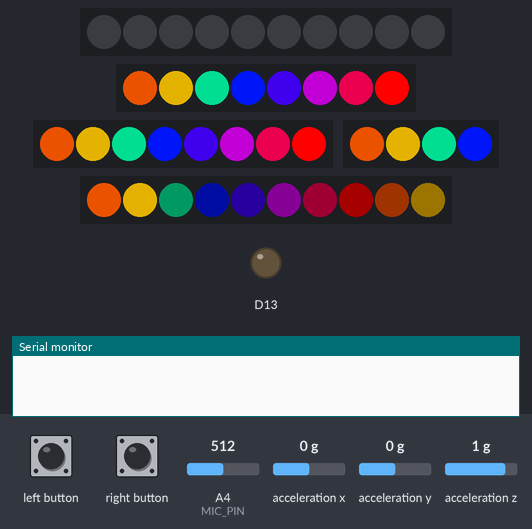
The sketch below on a simulated Adafruit Circuit Playground Express. Parts: 2 × 10 RGB LEDs in strip order, left to right, 2 × 8 RGB LEDs in strip order, left to right, 4 RGB LEDs in strip order, left to right, output pins drawn as LEDs (lit = HIGH), the last lines printed to the serial monitor. The inputs (shaded band) are chosen by the test bench; at power-on: acceleration x 0 g, A4 (MIC_PIN) = 512, acceleration y 0 g, acceleration z 1 g. Dim RGB values are drawn brighter than linear; random numbers use the default seed unless the sketch sets one.

Above: at 1.2 s.
1.3 s: left button pressed for 0.15 s
At 1.9 s:
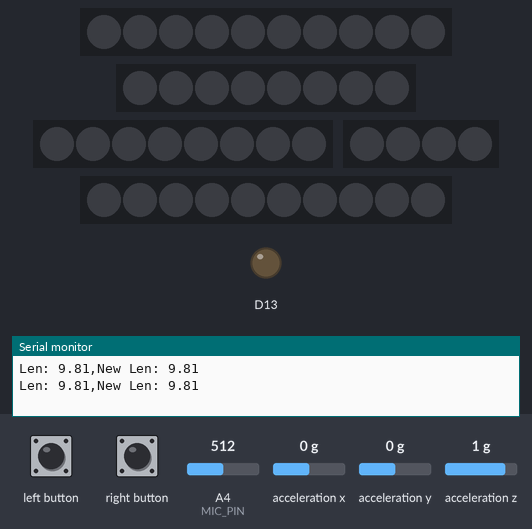
2.9 s: acceleration x set to -1.4 g
At 3.07 s:
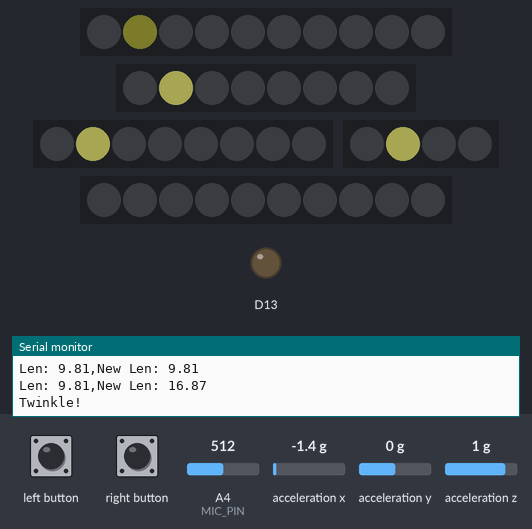
5.6 s: left button pressed for 1 s
At 6.99 s:
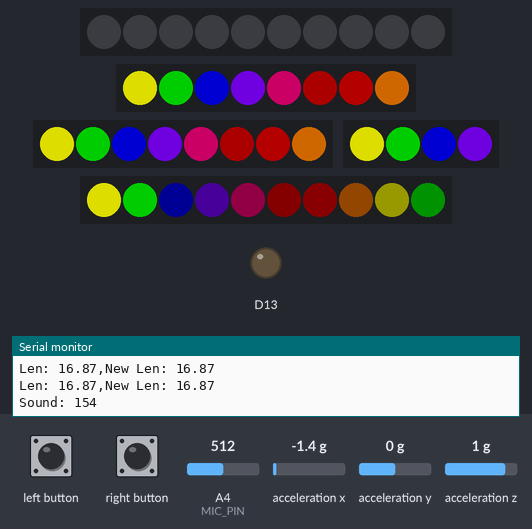
7.2 s: left button pressed for 3.2 s
At 10.64 s:
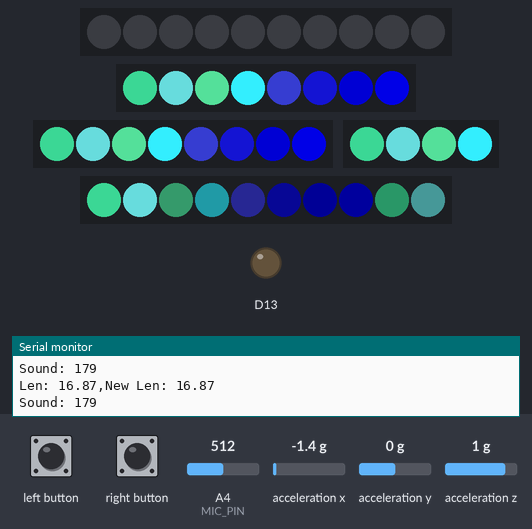
11.0 s: left button pressed for 0.15 s
At 11.46 s:
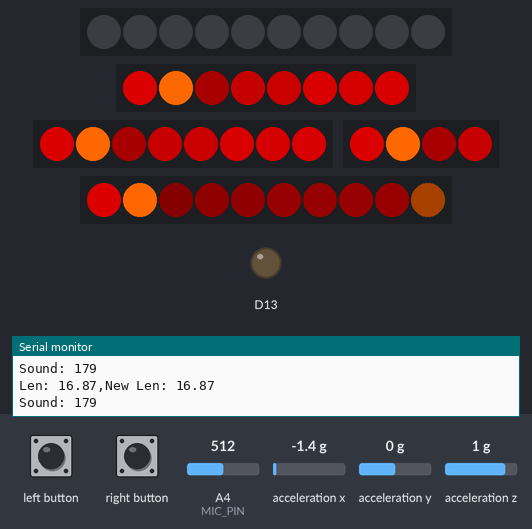
11.7 s: left button pressed for 0.15 s
At 12.16 s:
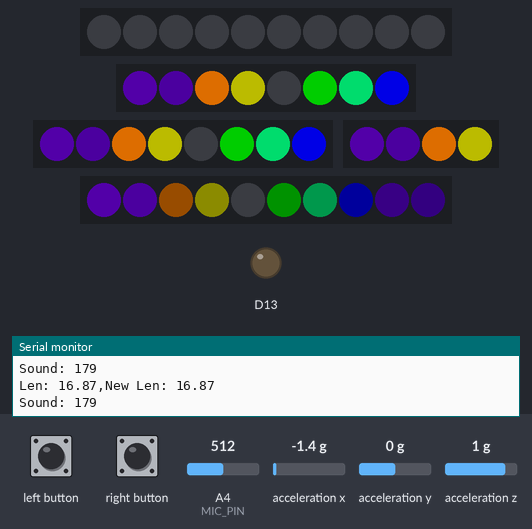
Timing chart, 0 to 15.6 s (numbered marks = the images above; inputs shaded):
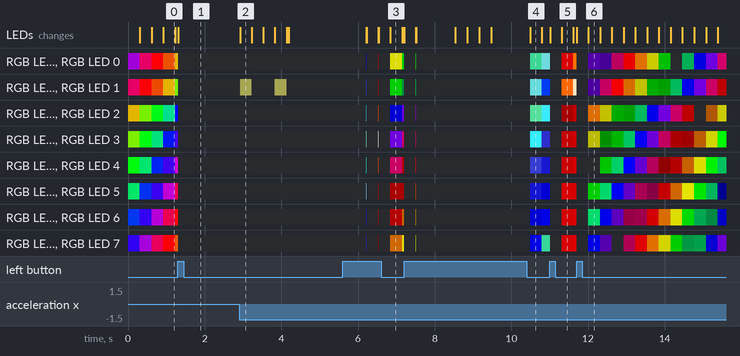

Measured:
- after the input at 2.9 s, RGB LED 1, RGB LED 1, RGB LED 1: alternates RGB(40, 40, 20) for 0.30 s and off for 0.61 s, 4 changes in all, then stays off, starting at once; the LEDs: change at once (image 2)
- after the input at 5.6 s, the LEDs: first change after 0.62 s (image 3 shows a later state)

The sketch:

iot_el.ino
```cpp
#include <Adafruit_CircuitPlayground.h>
#include <FastLED.h>

#define Left_strip_pin 12  //led strip is soldered to pin 12 and 9
#define Right_strip_pin 9
#define LED_PIN     6    //neo pixels led is soldered to pin 6
#define CP_PIN      17   //circuit playground's neopixels live on pin 17
#define NUM_LEDS    4   // number of LEDs in my strand
#define NUM_LEFT_STRIP  8
#define NUM_RIGHT_STRIP  8
#define NUM_CP      10   // number of neopixels on the circuit playground
#define COLOR_ORDER GRB

uint8_t brightness = 255;  //led strand brightness control
uint8_t cpbrightness = 40;  //circuit playground brightness control

int STEPS = 25;  //makes the rainbow colors more or less spread out
int NUM_MODES = 5;  // change this number if you add or subtract modes

CRGB led_left[NUM_LEFT_STRIP];     //Set up different arrays for the neopixel strand and the circuit playground
CRGB led_right[NUM_RIGHT_STRIP];      // so that we can control the brightness separately
CRGB leds[NUM_LEDS];
CRGB cp[NUM_CP];

CRGBPalette16 currentPalette;
TBlendType currentBlending;

int ledMode = 0;       //Initial mode
bool leftButtonPressed;
bool rightButtonPressed;

// SOUND REACTIVE SETUP --------------

#define MIC_PIN         A4                                    // Analog port for microphone
#define DC_OFFSET  0                                          // DC offset in mic signal - if unusure, leave 0

#define NOISE     100                                         // Noise/hum/interference in mic signal and increased value until it went quiet
#define SAMPLES   60                                          // Length of buffer for dynamic level adjustment
#define TOP (NUM_CP + 2)                                      // Allow dot to go slightly off scale
#define PEAK_FALL 10                                          // Rate of peak falling dot

byte
  peak      = 0,                                              // Used for falling dot
  dotCount  = 0,                                              // Frame counter for delaying dot-falling speed
  volCount  = 0;                                              // Frame counter for storing past volume data
int
  vol[SAMPLES],                                               // Collection of prior volume samples
  lvl       = 10,                                             // Current audio level, change this number to adjust sensitivity
  minLvlAvg = 0,                                              // For dynamic adjustment of graph low & high
  maxLvlAvg = 512;

// MOTION CONTROL SETUP----------

#define MOVE_THRESHOLD 10 // movement sensitivity.  lower number = less twinklitude

float X, Y, Z;
//                                 R      G      B
uint8_t myFavoriteColors[][3] = {{200,   100,   200},
                                 {200,   200,   100},   // Change colors by inputting diferent R, G, B values on these lines
                                 {100,   200,   200},
                               };

#define FAVCOLORS sizeof(myFavoriteColors) / 3

//                                 R      G      B
uint8_t myFavoriteColors_L[][3] = {{150,   255,   200},
                                 {200,   150,   255},   // Change colors by inputting diferent R, G, B values on these lines
                                 {255,   200,   150},
                               };

#define FAVCOLORS_L sizeof(myFavoriteColors_L) / 3

//                                 R      G      B
uint8_t myFavoriteColors_R[][3] = {{230,   90,   100},
                                 {145,   67,   230},   // Change colors by inputting diferent R, G, B values on these lines
                                 {56,   240,   255},
                               };

#define FAVCOLORS_R sizeof(myFavoriteColors_R) / 3


void setup() {
  Serial.begin(9600);
  CircuitPlayground.begin();
  FastLED.addLeds<WS2812B, Left_strip_pin, COLOR_ORDER>(leds, NUM_LEFT_STRIP).setCorrection( TypicalLEDStrip );
  FastLED.addLeds<WS2812B, Right_strip_pin, COLOR_ORDER>(leds, NUM_RIGHT_STRIP).setCorrection( TypicalLEDStrip );
  FastLED.addLeds<WS2812B, LED_PIN, COLOR_ORDER>(leds, NUM_LEDS).setCorrection( TypicalLEDStrip );
  FastLED.addLeds<WS2812B, CP_PIN, COLOR_ORDER>(cp, 10).setCorrection( TypicalLEDStrip );
  currentBlending = LINEARBLEND;
  set_max_power_in_volts_and_milliamps(5, 500);               // FastLED 2.1 Power management set at 5V, 500mA
}

void loop() {
  leftButtonPressed = CircuitPlayground.leftButton();
  rightButtonPressed = CircuitPlayground.rightButton();

  if (leftButtonPressed) {  //left button cycles through modes
    clearpixels();
    ledMode=ledMode+1;
    delay(300);
    if (ledMode > NUM_MODES){
    ledMode=0;
     }
  }
  if (rightButtonPressed) {   // right button turns all leds off
    ledMode=99;
  }

  switch (ledMode) {
       case 0: currentPalette = RainbowColors_p; rainbow(); break;
       case 1: motion(); break;
       case 2: soundreactive(); break;
       case 3: currentPalette = OceanColors_p; rainbow(); break;
       case 4: currentPalette = LavaColors_p; rainbow(); break;
       case 5: currentPalette = RainbowStripeColors_p; rainbow(); break;
       case 99: clearpixels(); break;
  }
}

void clearpixels()
{
  CircuitPlayground.clearPixels();
   for( int i = 0; i < NUM_CP; i++) {
   leds[i]= CRGB::Black;
   cp[i]= CRGB::Black;
   led_left[i]= CRGB::Black;
   led_right[i]= CRGB::Black;
    }
   FastLED.show();
}

void rainbow()
{

  static uint8_t startIndex = 0;
  startIndex = startIndex + 1; /* motion speed */

  FillLEDsFromPaletteColors( startIndex);

  FastLED.show();
  FastLED.delay(10);
}

//this bit is in every palette mode, needs to be in there just once
void FillLEDsFromPaletteColors( uint8_t colorIndex)
{
  for( int i = 0; i < NUM_CP; i++) {
    leds[i] = ColorFromPalette( currentPalette, colorIndex, brightness, currentBlending);
    cp[i] = ColorFromPalette( currentPalette, colorIndex, cpbrightness, currentBlending);
    led_left[i] = ColorFromPalette( currentPalette, colorIndex, brightness, currentBlending);
    led_right[i] = ColorFromPalette( currentPalette, colorIndex, brightness, currentBlending);
    colorIndex += STEPS;
  }
}

void soundreactive() {
  uint8_t  i;
  uint16_t minLvl, maxLvl;
  int      n, height;

  n = analogRead(MIC_PIN);                                    // Raw reading from mic
  n = abs(n - 512 - DC_OFFSET);                               // Center on zero

  n = (n <= NOISE) ? 0 : (n - NOISE);                         // Remove noise/hum
  lvl = ((lvl * 7) + n) >> 3;                                 // "Dampened" reading (else looks twitchy)

  // Calculate bar height based on dynamic min/max levels (fixed point):
  height = TOP * (lvl - minLvlAvg) / (long)(maxLvlAvg - minLvlAvg);

  if (height < 0L)       height = 0;                          // Clip output
  else if (height > TOP) height = TOP;
  if (height > peak)     peak   = height;                     // Keep 'peak' dot at top


  // Color pixels based on rainbow gradient -- neopixel led strand
  for (i=0; i<NUM_LEDS; i++) {
    if (i >= height)   leds[i].setRGB( 0, 0,0);
    else leds[i] = CHSV(map(i,0,NUM_LEDS-1,0,255), 255, brightness);  //constrain colors here by changing HSV values
  }

  // Color pixels based on rainbow gradient -- led strip
  for (i=0; i<NUM_LEFT_STRIP; i++) {
    if (i >= height) {
      led_left[i].setRGB( 0, 0,0);
      led_right[i].setRGB( 0, 0,0);
    }
    else{
      led_left[i] = CHSV(map(i,0,NUM_LEFT_STRIP-1,0,255), 255, brightness);  //constrain colors here by changing HSV values
      led_right[i] = CHSV(map(i,0,NUM_RIGHT_STRIP-1,0,255), 255, brightness);
    }
  }

  // Draw peak dot  -- neopixel led strand
  if (peak > 0 && peak <= NUM_LEDS-1) leds[peak] = CHSV(map(peak,0,NUM_LEDS-1,0,255), 255, brightness);

  // Draw peak dot  -- led strips
  if (peak > 0 && peak <= NUM_LEFT_STRIP-1) {
    led_left[peak] = CHSV(map(peak,0,NUM_LEFT_STRIP-1,0,255), 255, brightness);
    led_right[peak] = CHSV(map(peak,0,NUM_RIGHT_STRIP-1,0,255), 255, brightness);
  }

  // Color pixels based on rainbow gradient  -- circuit playground
  for (i=0; i<NUM_CP; i++) {
    if (i >= height)   cp[i].setRGB( 0, 0,0);
    else cp[i] = CHSV(map(i,0,NUM_CP-1,0,255), 255, cpbrightness);  //constrain colors here by changing HSV values
  }

  // Draw peak dot  -- circuit playground
  if (peak > 0 && peak <= NUM_CP-1) cp[peak] = CHSV(map(peak,0,NUM_LEDS-1,0,255), 255, cpbrightness);

  // Every few frames, make the peak pixel drop by 1:
  if (++dotCount >= PEAK_FALL) {                            // fall rate
    if(peak > 0) peak--;
      dotCount = 0;
  }

  vol[volCount] = n;                                          // Save sample for dynamic leveling
  if (++volCount >= SAMPLES) volCount = 0;                    // Advance/rollover sample counter

  // Get volume range of prior frames
  minLvl = maxLvl = vol[0];
  for (i=1; i<SAMPLES; i++) {
    if (vol[i] < minLvl)      minLvl = vol[i];
    else if (vol[i] > maxLvl) maxLvl = vol[i];
  }
  // minLvl and maxLvl indicate the volume range over prior frames, used
  // for vertically scaling the output graph (so it looks interesting
  // regardless of volume level).  If they're too close together though
  // (e.g. at very low volume levels) the graph becomes super coarse
  // and 'jumpy'...so keep some minimum distance between them (this
  // also lets the graph go to zero when no sound is playing):
  if((maxLvl - minLvl) < TOP) maxLvl = minLvl + TOP;
  minLvlAvg = (minLvlAvg * 63 + minLvl) >> 6;                 // Dampen min/max levels
  maxLvlAvg = (maxLvlAvg * 63 + maxLvl) >> 6;                 // (fake rolling average)


  show_at_max_brightness_for_power();                         // Power managed FastLED display
  Serial.print("Sound: ");Serial.println(LEDS.getFPS());
}

void motion() {
  X = CircuitPlayground.motionX();
  Y = CircuitPlayground.motionY();
  Z = CircuitPlayground.motionZ();

  double storedVector = X*X;
  storedVector += Y*Y;
  storedVector += Z*Z;
  storedVector = sqrt(storedVector);
//  Serial.print("Len: "); Serial.println(storedVector);

  // wait a bit
  delay(100);

  // get new data!
  X = CircuitPlayground.motionX();
  Y = CircuitPlayground.motionY();
  Z = CircuitPlayground.motionZ();
  double newVector = X*X;
  newVector += Y*Y;
  newVector += Z*Z;
  newVector = sqrt(newVector);
  Serial.print("Len: "); Serial.print(storedVector);Serial.print(",New Len: "); Serial.println(newVector);

  // are we moving
  if (abs(10*newVector - 10*storedVector) > MOVE_THRESHOLD) {
    Serial.println("Twinkle!");
    flashRandom(5, 1);  // first number is 'wait' delay, shorter num == shorter twinkle
    flashRandom(5, 3);  // second number is how many neopixels to simultaneously light up
    flashRandom(5, 2);
  }
}

void flashRandom(int wait, uint8_t howmany) {

  for(uint16_t i=0; i<howmany; i++) {
    // pick a random favorite color!
    int c = random(FAVCOLORS);
    int red = myFavoriteColors[c][0];
    int green = myFavoriteColors[c][1];
    int blue = myFavoriteColors[c][2];

    // get a random pixel from the list
    int j = random(NUM_LEDS);
    //Serial.print("Lighting up "); Serial.println(j);

    // now we will 'fade' it in 5 steps
    for (int x=0; x < 5; x++) {
      int r = red * (x+1); r /= 5;
      int g = green * (x+1); g /= 5;
      int b = blue * (x+1); b /= 5;

      leds[j].r = r;
      leds[j].g = g;
      leds[j].b = b;
      FastLED.show();
      CircuitPlayground.setPixelColor(j, r, g, b);
      delay(wait);
    }
    // & fade out in 5 steps
    for (int x=5; x >= 0; x--) {
      int r = red * x; r /= 5;
      int g = green * x; g /= 5;
      int b = blue * x; b /= 5;

      leds[j].r = r;
      leds[j].g = g;
      leds[j].b = b;
      FastLED.show();
      CircuitPlayground.setPixelColor(j, r, g, b);
      delay(wait);
    }

    int cl = random(FAVCOLORS_L);
    int red_l = myFavoriteColors_L[cl][0];
    int green_l = myFavoriteColors_L[cl][1];
    int blue_l = myFavoriteColors_L[cl][2];

    // get a random pixel from the list
    int jl = random(NUM_LEFT_STRIP);
    //Serial.print("Lighting up "); Serial.println(j);

    // now we will 'fade' it in 5 steps
    for (int x=0; x < 5; x++) {
      int rl = red_l * (x+1); rl /= 5;
      int gl = green_l * (x+1); gl /= 5;
      int bl = blue_l * (x+1); bl /= 5;

      led_left[jl].r = rl;
      led_left[jl].g = gl;
      led_left[jl].b = bl;
      FastLED.show();
      CircuitPlayground.setPixelColor(jl, rl, gl, bl);
      delay(wait);
    }
    // & fade out in 5 steps
    for (int x=5; x >= 0; x--) {
      int rl = red_l * x; rl /= 5;
      int gl = green_l * x; gl /= 5;
      int bl = blue_l * x; bl /= 5;

      led_left[jl].r = rl;
      led_left[jl].g = gl;
      led_left[jl].b = bl;
      FastLED.show();
      CircuitPlayground.setPixelColor(jl, rl, gl, bl);
      delay(wait);
    }

    int cr = random(FAVCOLORS_R);
    int red_r = myFavoriteColors_R[cr][0];
    int green_r = myFavoriteColors_R[cr][1];
    int blue_r = myFavoriteColors_R[cr][2];

    // get a random pixel from the list
    int jr = random(NUM_RIGHT_STRIP);
    //Serial.print("Lighting up "); Serial.println(j);

    // now we will 'fade' it in 5 steps
    for (int x=0; x < 5; x++) {
      int rr = red_r * (x+1); rr /= 5;
      int gr = green_r * (x+1); gr /= 5;
      int br = blue_r * (x+1); br /= 5;

      led_right[jr].r = rr;
      led_right[jr].g = gr;
      led_right[jr].b = br;
      FastLED.show();
      CircuitPlayground.setPixelColor(jr, rr, gr, br);
      delay(wait);
    }
    // & fade out in 5 steps
    for (int x=5; x >= 0; x--) {
      int rr = red_r * x; rr /= 5;
      int gr = green_r * x; gr /= 5;
      int br = blue_r * x; br /= 5;

      led_right[jr].r = rr;
      led_right[jr].g = gr;
      led_right[jr].b = br;
      FastLED.show();
      CircuitPlayground.setPixelColor(jr, rr, gr, br);
      delay(wait);
    }
  }
  // LEDs will be off when done (they are faded to 0)
}
```
